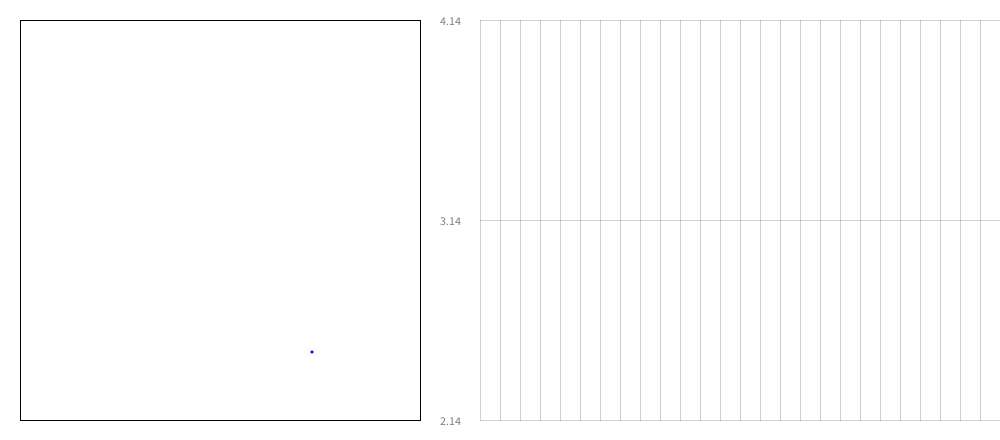
Frame 1 (no input)
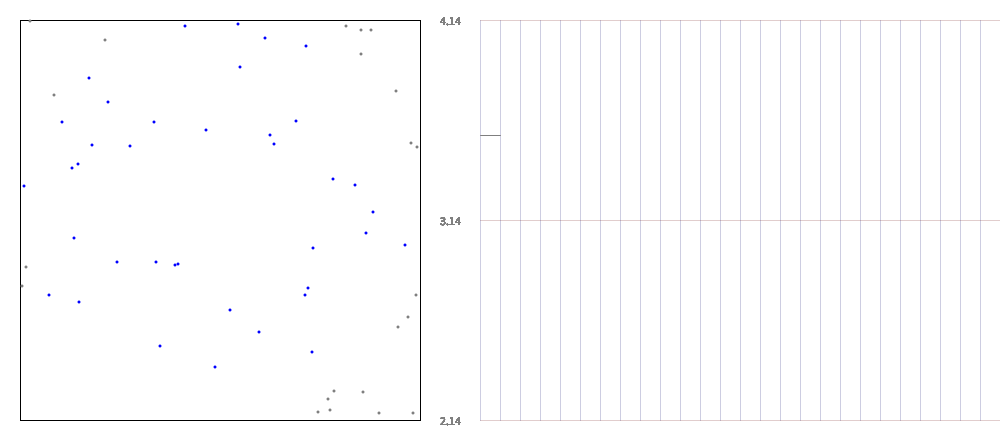
Frame 60 (the mouse pressed at the canvas centre just before this capture)
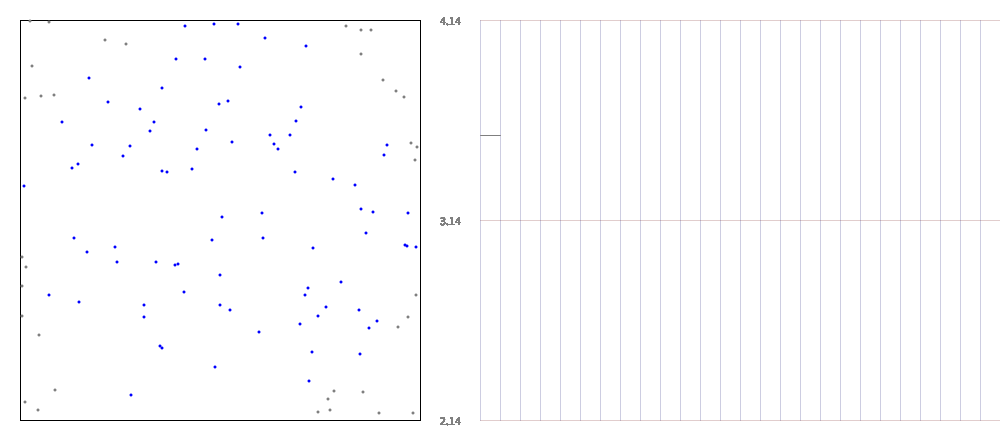
Frame 120 (the mouse held since frame 60 and released just before this capture)

The Processing sketch that drew these frames (run headless with seeded random() and noise(); from frame 60 on, the mouse is pressed at the canvas centre):

// Processing sketch: OEH
// ── OEH.pde
int w, h, cw, ch;
float x, y, pi;
int inCircle, outCircle;

float[] pipi = new float[1];
int which=0;
int dx=20, pre_x=260;

int pin() {
x = random(-1, 1);
y = random(-1, 1);
double dist = sqrt(x*x+y*y);
if (dist<=1) {
  inCircle++;
  fill(0, 0, 255);
  ellipse((int)(x*(w/2)), (int)(y*(h/2)), 3, 3);
  return 1;
 } 
else {
  outCircle++;
  fill(127);
  ellipse((int)(x*(w/2)), (int)(y*(h/2)), 3, 3);
  return 0;
}
}

void drawGraph() {
fill(127);
textAlign(LEFT, CENTER);
text("4.14", cw, -h/2);
text("3.14", cw, 0);
text("2.14", cw, h/2);
pi = 4 * (float)inCircle / (inCircle+outCircle);
float piy = map(pi, 2.141592, 4.141592, -h/2, h/2);
if(frameCount%100==50){
  pipi = append(pipi,piy);
  if(frameCount>= 2451){
    drawon();
  }
  else{
    stroke(127);
    line(pre_x, piy, pre_x+dx, piy);
    pre_x+=dx;
  }
}
}

void setup() {
w = h = 400;
cw = ch = 220;
size(1000, 440);
randomSeed(0);
background(255);
rectMode(CENTER);
rect(cw, ch, w, h);
frameRate(150);

}

void draw() {
translate(cw, ch);
noStroke();
pin();
drawGraph();
if (frameCount == 1){
 for(int i=2;i<=27;i++){
  stroke(0,0,100,50);
  line(cw+i*dx,h/2,cw+i*dx,-h/2);
 }
 stroke(100,0,0,50);
 line(cw+2*dx,h/2,cw+100*dx,h/2);
 line(cw+2*dx,0,cw+100*dx,0);
 line(cw+2*dx,-h/2,cw+100*dx,-h/2);
}
}

void drawon(){
  stroke(255);
  fill(255);
  rect(520,0,520,h);
  for(int i=2;i<=27;i++){
   stroke(0,0,100,50);
   line(cw+i*dx,h/2,cw+i*dx,-h/2);
  }
  stroke(100,0,0,50);
  line(cw+2*dx,h/2,cw+100*dx,h/2);
  line(cw+2*dx,0,cw+100*dx,0);
  line(cw+2*dx,-h/2,cw+100*dx,-h/2);
  which++;
  stroke(127);
  for (int i=which;i<=which+25;i++){
    line(260+dx*(i-which),pipi[i],260+dx*(i+1-which),pipi[i]);
  }
}

void keyPressed() {
  final int k = keyCode;

  if (k == 32)
    if (looping)  noLoop();
    else          loop();
}
